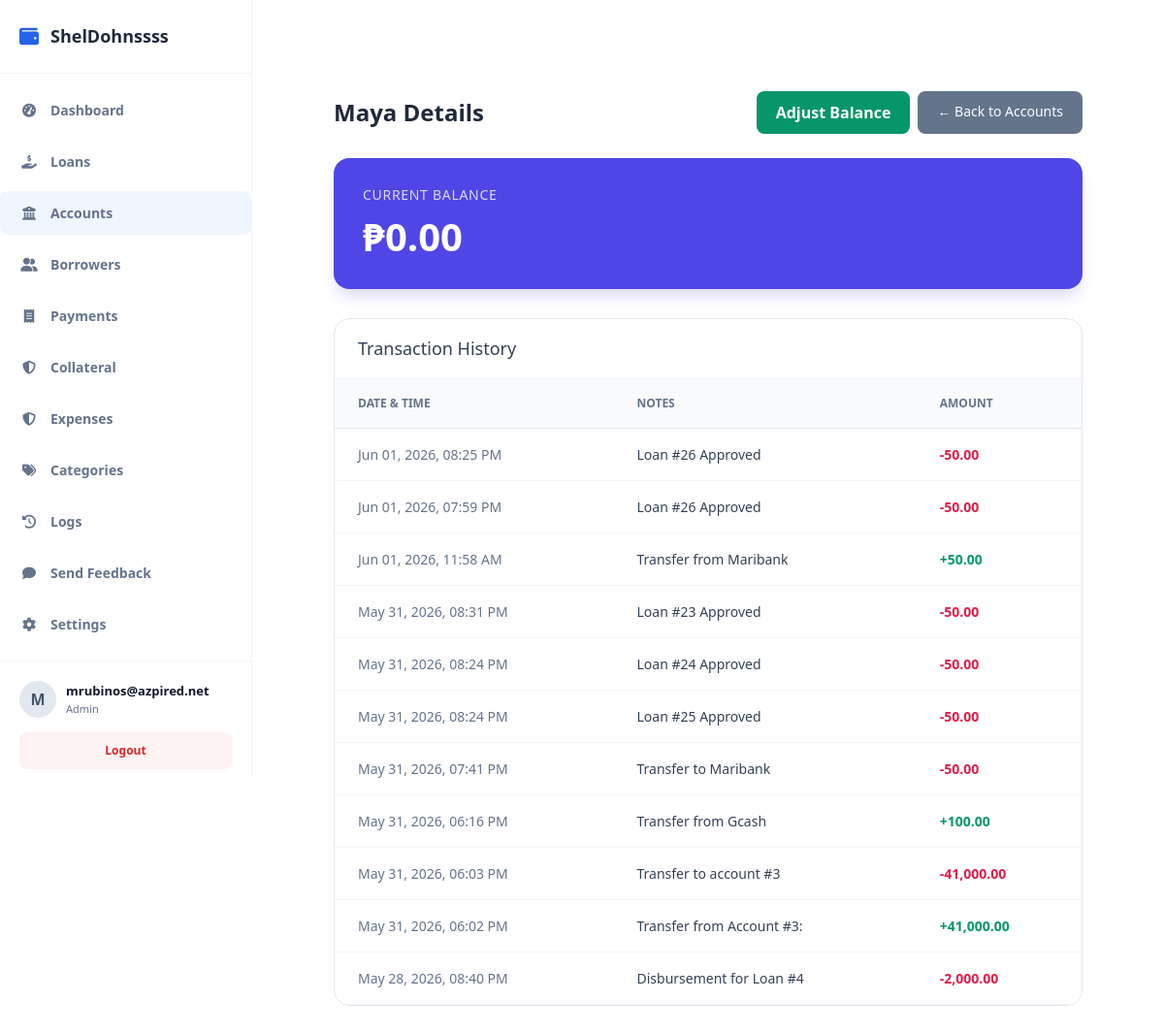
Before: /public/index.php?url=account/details&id=2 (signed in) with the older database file.
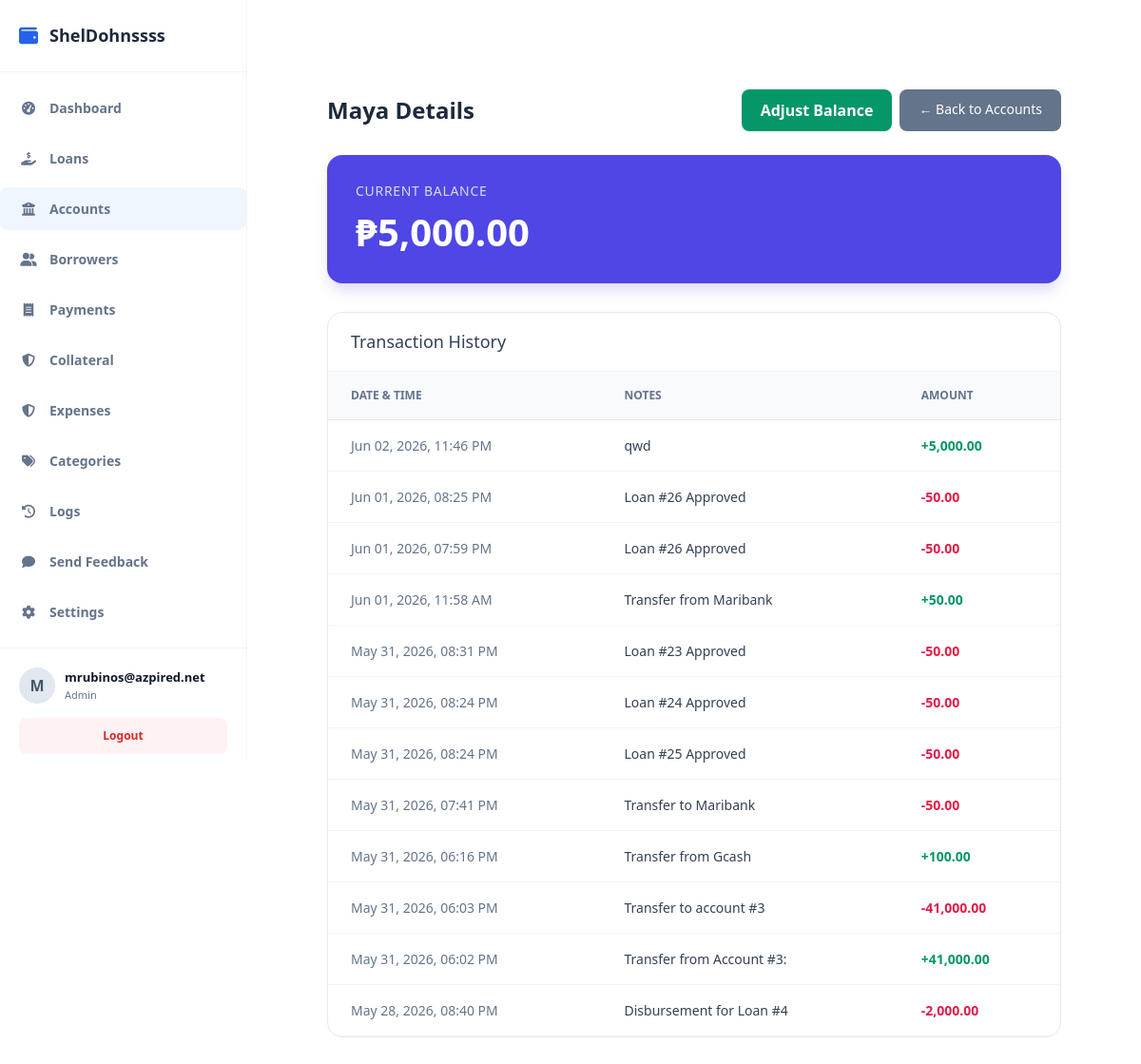
After: the same page with the newer database file.
### tables this page shows
CREATE TABLE `accounts` (
  `id` int(11) NOT NULL,
  `company_id` int(11) NOT NULL,
  `name` varchar(50) NOT NULL,
  `current_balance` decimal(15,2) DEFAULT 0.00
);

CREATE TABLE `account_transactions` (
  `id` int(11) NOT NULL,
  `company_id` int(11) NOT NULL,
  `account_id` int(11) NOT NULL,
  `loan_id` int(11) DEFAULT NULL,
  `amount` decimal(15,2) NOT NULL,
  `type` enum('payment','transfer_in','transfer_out') NOT NULL,
  `reference_id` int(11) DEFAULT NULL,
  `notes` varchar(255) DEFAULT NULL,
  `created_at` timestamp NOT NULL DEFAULT current_timestamp()
);

### app/controllers/AccountController.php (called while the page is built, shortened)
<?php
require_once __DIR__ . '/../models/Account.php';
class AccountController {
    public function details($id = null) {
    $id = $id ?? $_GET['id'] ?? null;
    $accountModel = new Account();
    $account = $accountModel->getById($id);
    $transactions = $accountModel->getTransactionsByAccountId($id);
    require_once __DIR__ . '/../views/admin/accounts/details.php';
}
}

### public/index.php (called while the page is built, shortened)
<?php
require_once __DIR__ . "/../app/core/Database.php";
require_once __DIR__ . "/../app/core/Model.php";
$init = new App();

### app/core/Database.php (called while the page is built)
<?php
class Database {
    private static $host = "localhost";
    private static $port = "3306";
    private static $db   = "loan_saas_db";
    private static $user = "root";
    private static $pass = "";
    public static function getConnection() {
        try {
            $conn = new PDO(
                "mysql:host=" . self::$host . ";port=" . self::$port . ";dbname=" . self::$db,
                self::$user,
                self::$pass
            );
            $conn->setAttribute(PDO::ATTR_ERRMODE, PDO::ERRMODE_EXCEPTION);
            $conn->setAttribute(PDO::ATTR_DEFAULT_FETCH_MODE, PDO::FETCH_ASSOC);
            return $conn;
        } catch (Exception $e) {
            die("Database connection failed: " . $e->getMessage());
        }
    }
}

### app/core/Model.php (called while the page is built, shortened)
<?php
require_once __DIR__ . "/Database.php";
class Model {
    public function __construct() {
        $this->conn = Database::getConnection();
    }
    protected function getTenantId() {
        return $_SESSION['user']['company_id'] ?? 1;
    }
}

### app/models/Account.php (called while the page is built, shortened)
<?php
require_once __DIR__ . '/../core/Model.php';
class Account extends Model {
public function getById($id) {
    $stmt = $this->conn->prepare("SELECT * FROM accounts WHERE id = ? AND company_id = ?");
    $stmt->execute([$id, $this->getTenantId()]);
    return $stmt->fetch(PDO::FETCH_ASSOC);
}
public function getTransactionsByAccountId($account_id) {
    $stmt = $this->conn->prepare("
        SELECT * FROM account_transactions
        WHERE account_id = ? AND company_id = ?
        ORDER BY created_at DESC
    ");
    $stmt->execute([$account_id, $this->getTenantId()]);
    return $stmt->fetchAll(PDO::FETCH_ASSOC);
}
}

### app/views/admin/accounts/details.php (the view, shortened to what the changed rows need)
<?php require_once dirname(__DIR__, 2) . '/layouts/header.php'; ?>
<link href="https://cdn.jsdelivr.net/npm/bootstrap@5.3.0/dist/css/bootstrap.min.css" rel="stylesheet">
<div class="page-container">
    <div class="account-header">
        <h1><?= htmlspecialchars($account['name']) ?> Details</h1>
        <div class="d-flex gap-2">
            <?php if ($_SESSION['user']['role'] === 'admin'): ?>
                <button type="button" class="btn-adjust" data-bs-toggle="modal" data-bs-target="#adjustModal">
                    Adjust Balance
                </button>
            <?php endif; ?>
            <a href="?url=account/index" class="btn-back">← Back to Accounts</a>
        </div>
    </div>
    <div class="balance-card">
        <h4>Current Balance</h4>
        <h2>₱<?= number_format($account['current_balance'], 2) ?></h2>
    </div>
    <div class="history-card">
        <h3>Transaction History</h3>
        <table class="data-table">
            <thead>
                <tr>
                    <th>Date & Time</th>
                    <th>Notes</th>
                    <th>Amount</th>
                </tr>
            </thead>
            <tbody>
                <?php foreach ($transactions as $t): ?>
                <tr>
                    <td style="color: #64748b;"><?= date('M d, Y, h:i A', strtotime($t['created_at'])) ?></td>
                    <td><?= htmlspecialchars($t['notes']) ?></td>
                    <td style="font-weight: 600; color: <?= $t['amount'] < 0 ? '#e11d48' : '#059669' ?>;">
                        <?= $t['amount'] > 0 ? '+' : '' ?><?= number_format($t['amount'], 2) ?>
                    </td>
                </tr>
                <?php endforeach; ?>
            </tbody>
        </table>
    </div>
</div>
<?php require_once dirname(__DIR__, 2) . '/layouts/footer.php'; ?>

### app/views/layouts/header.php (shortened to what the changed rows need)
<?php
$current_url = $_GET['url'] ?? '';
$userRole = $_SESSION['user']['role'] ?? '';
?>
<!DOCTYPE html>
<html lang="en">
<head>
    <link rel="stylesheet" href="https://cdnjs.cloudflare.com/ajax/libs/font-awesome/6.4.0/css/all.min.css">
    <link rel="stylesheet" href="/loansaas/public/css/style.css">
</head>
<body>
    <aside class="sidebar" style="display: flex; flex-direction: column; height: 100vh; width: 260px; background: #ffffff; border-right: 1px solid #f1f5f9;">
        <div class="sidebar-brand" style="padding: 24px 20px; display: flex; align-items: center; gap: 12px; font-weight: 700; font-size: 18px; color: #1e293b; border-bottom: 1px solid #f1f5f9;">
            <i class="fas fa-wallet" style="color: var(--primary-color); font-size: 20px;"></i>
            <span id="sidebar-company-name">
                <?php
                if (!empty($_SESSION['user']['company_id'])) {
                    $loanModel = new Loan();
                    $db = $loanModel->getDb();
                    $stmt = $db->prepare("SELECT name FROM companies WHERE id = ?");
                    $stmt->execute([$_SESSION['user']['company_id']]);
                    $companyName = $stmt->fetchColumn();
                    echo htmlspecialchars($companyName ?: 'SHELDONS');
                } else {
                    echo 'SHELDONS';
                }
                ?>
            </span>
        </div>
      <ul class="sidebar-menu" style="list-style: none; padding: 15px 0; margin: 0; flex-grow: 1;">
    <?php
    $menuItems = [];
if ($userRole === 'admin' || $userRole === 'staff') {
        $menuItems[] = ['url' => 'dashboard/index', 'icon' => 'fa-tachometer-alt', 'label' => 'Dashboard'];
        $menuItems[] = ['url' => 'loan/index', 'icon' => 'fa-hand-holding-dollar', 'label' => 'Loans'];
        $menuItems[] = ['url' => 'account/index', 'icon' => 'fa-bank', 'label' => 'Accounts'];
        $menuItems[] = ['url' => 'borrower/index', 'icon' => 'fa-user-group', 'label' => 'Borrowers'];
        $menuItems[] = ['url' => 'payment/index', 'icon' => 'fa-receipt', 'label' => 'Payments'];
        $menuItems[] = ['url' => 'collateral/index', 'icon' => 'fa-shield-halved', 'label' => 'Collateral'];
        $menuItems[] = ['url' => 'expense/index', 'icon' => 'fa-shield-halved', 'label' => 'Expenses'];
        $menuItems[] = ['url' => 'category/index', 'icon' => 'fa-tags', 'label' => 'Categories'];
        $menuItems[] = ['url' => 'activitylogs/index', 'icon' => 'fa-clock-rotate-left', 'label' => 'Logs'];
        $menuItems[] = ['url' => 'feedback/create', 'icon' => 'fa-comment', 'label' => 'Send Feedback'];
        $menuItems[] = ['url' => 'admin/settings', 'icon' => 'fa-cog', 'label' => 'Settings'];
    }
    foreach ($menuItems as $item) {
        $active = (strpos($current_url, explode('/', $item['url'])[0]) === 0) ? 'active' : '';
        echo "<li class='menu-item $active'>
                <a href='/loansaas/public/index.php?url={$item['url']}' style='display: flex; align-items: center; gap: 12px; padding: 12px 20px; color: #64748b; text-decoration: none; transition: 0.2s;'>
                    <i class='fas {$item['icon']}' style='width: 20px; text-align: center;'></i> <span>{$item['label']}</span>
                </a>
              </li>";
    }
    ?>
</ul>
        <div class="sidebar-footer" style="padding: 20px; border-top: 1px solid #f1f5f9;">
            <div class="user-profile" style="display: flex; align-items: center; gap: 10px; margin-bottom: 15px;">
                <div class="user-avatar" style="width: 38px; height: 38px; background: #e2e8f0; border-radius: 50%; display: flex; align-items: center; justify-content: center; font-weight: bold; color: #475569;">
                    <?= strtoupper(substr($_SESSION['user']['username'] ?? 'U', 0, 1)) ?>
                </div>
                <div class="user-info" style="display: flex; flex-direction: column;">
                    <span style="font-size: 13px; font-weight: 600; color: #0f172a;"><?= htmlspecialchars($_SESSION['user']['username'] ?? 'User') ?></span>
                    <span style="font-size: 11px; color: #64748b; text-transform: capitalize;"><?= htmlspecialchars($_SESSION['user']['role'] ?? 'Staff') ?></span>
                </div>
            </div>
            <a href="/loansaas/public/index.php?url=auth/logout" style="display: block; width: 100%; text-align: center; padding: 10px; background: #fef2f2; color: #dc2626; border-radius: 8px; text-decoration: none; font-size: 12px; font-weight: 600;">
                Logout
            </a>
        </div>
    </aside>
    <main class="main-content">

Changed rows visible on the page:
changed accounts "Maya": current_balance "0.00" → "5,000.00"
added account_transactions: created_at "Jun 02, 2026, 11:46 PM", notes "qwd", amount "5,000.00"
